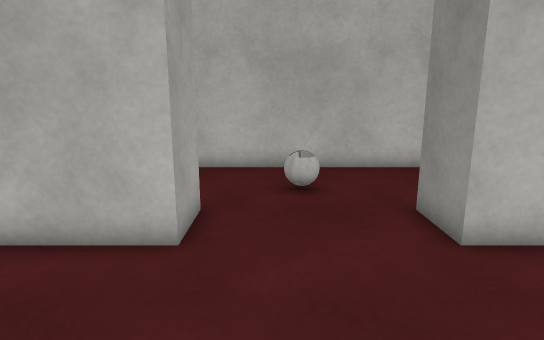
[1] (above)

12 first-person views from a walk through a Unity game level. The camera is 1.3 m above the floor, tilts 12° down and sees 75° across. The floor is counted in squares, 0.5 m on a side. Each view is taken from the middle of a square. On the plan, view 1 faces up. The plan holds only what a view shows up to about 20 squares ahead; the rest is blank. The player character is not drawn. Surface patterns are stand-ins for the level's own textures.

[2]
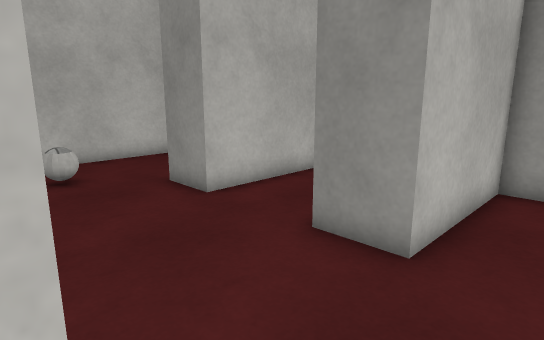

[3]
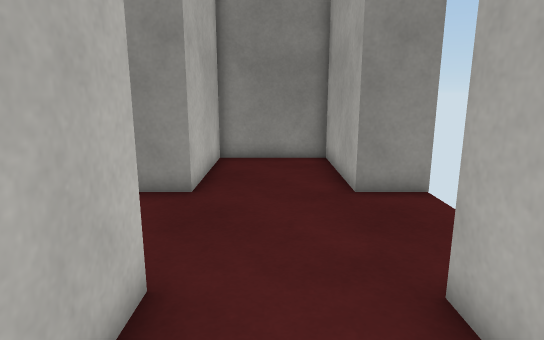

[4]
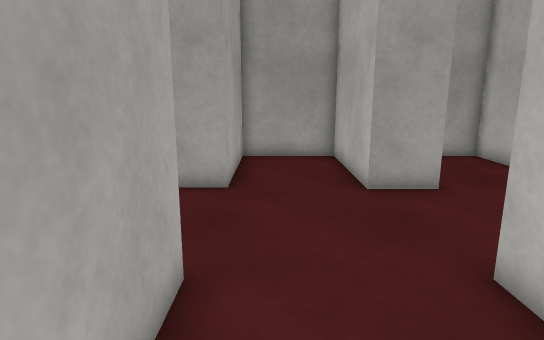

[5]
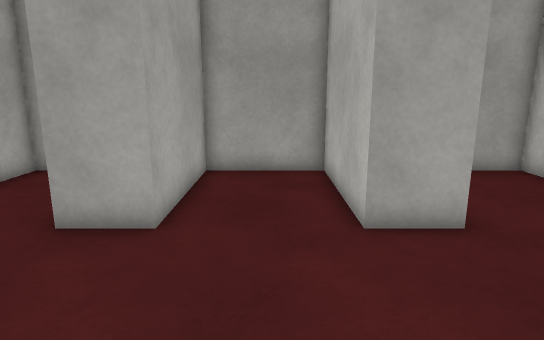

[6]
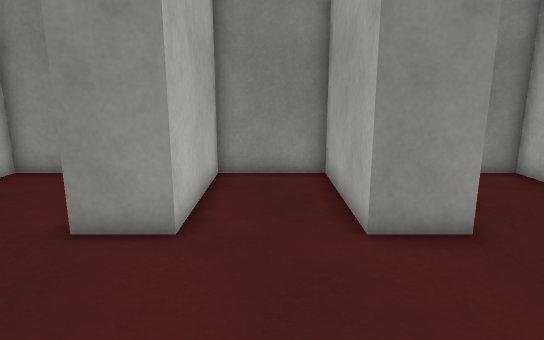

[7]
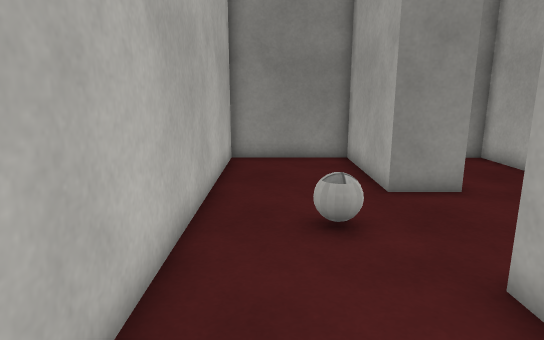

[8]
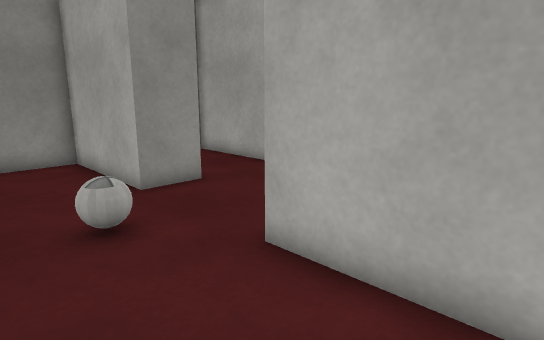

[9]
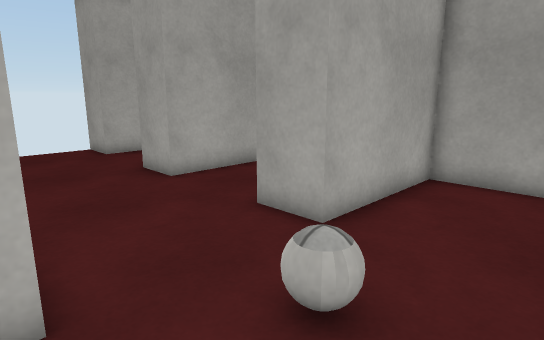

[10]
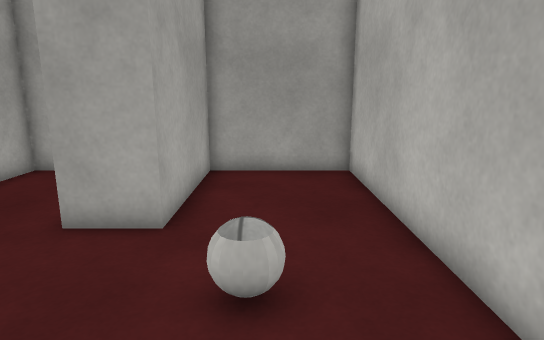

[11]
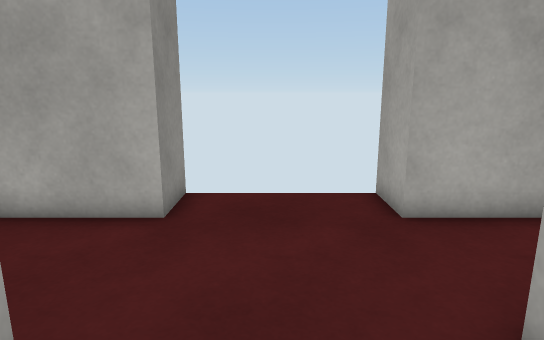

[12]
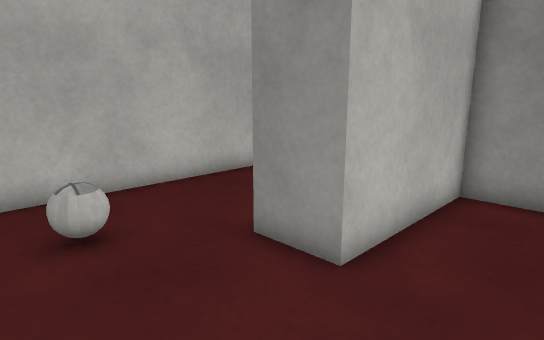

### Floor plan
Points are (right, up) in squares from view 1. A wall is a line through its corners. A room is listed if a view was taken in it or the views show most of it. See-through windows are left out.
Room 1 (views 1, 2, 3, 4, 5, 6, 7, 8, 9, 10, 11, 12)
walls: (3.3, -6.4) (3.3, -4.3) (8.7, -4.3) (8.7, 0.2) (3.3, 0.2) (3.3, 2.2) (8.7, 2.2) (8.7, 5.8) (3.3, 5.8) (3.3, 7.8) (8.7, 7.8) (8.7, 12.7) (-7.2, 12.7) (-7.2, 7.8) (-1.7, 7.8) (-1.7, 5.8) (-7.2, 5.8) (-7.2, 1.7) (-1.7, 1.7) (-1.7, -0.3) (-7.2, -0.3) (-7.2, -4.3) (-1.8, -4.3) (-1.8, -6.4)
objects: ball (1, 10)

Positions as (right, up) in squares from view 1, and headings:
1: (0, 0), facing up
2: (-2, -2), facing up-right
3: (-6, -2), facing right
4: (8, -3), facing left
5: (5, 4), facing left
6: (-3, 4), facing right
7: (-6, 11), facing right
8: (-6, 12), facing down-right
9: (4, 12), facing down-left
10: (5, 10), facing left
11: (1, 3), facing down
12: (-1, 3), facing up-right
